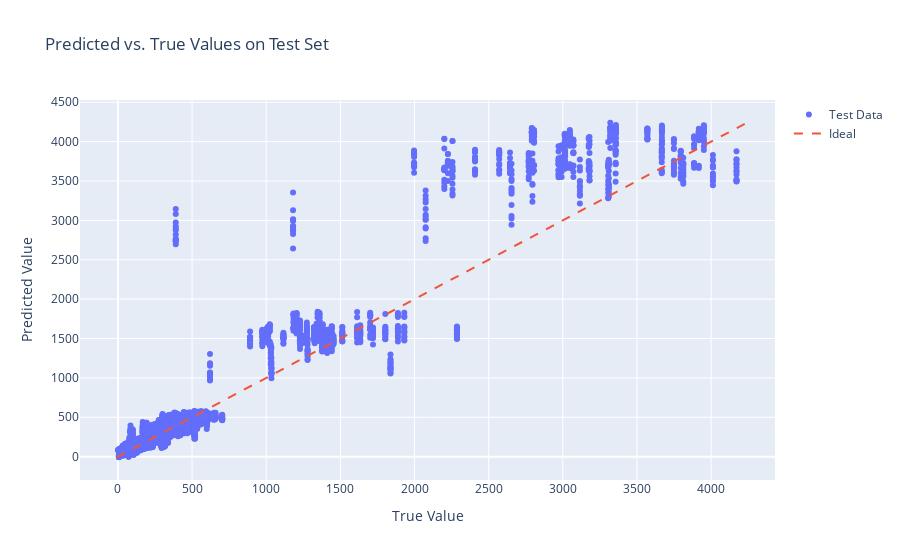

The notebook cell saved with this chart:
### Code cell
visualize_errors(predictions)

### Figure 1 — Plotly figure (JSON) as saved in the notebook; plotly's stock layout.template omitted (floating-point values rounded to 4 significant figures; data arrays with more than 128 entries replaced by an {"elided": "..."} marker saying what was removed)
{"data": [{"mode": "markers", "name": "Test Data", "type": "scatter", "x": {"elided": "8320 float values"}, "y": {"elided": "8320 float values"}}, {"line": {"dash": "dash"}, "mode": "lines", "name": "Ideal", "type": "scatter", "x": [-7.869, 4240.0], "y": [-7.869, 4240.0]}], "layout": {"title": {"text": "Predicted vs. True Values on Test Set"}, "xaxis": {"title": {"text": "True Value"}}, "yaxis": {"title": {"text": "Predicted Value"}}}}
